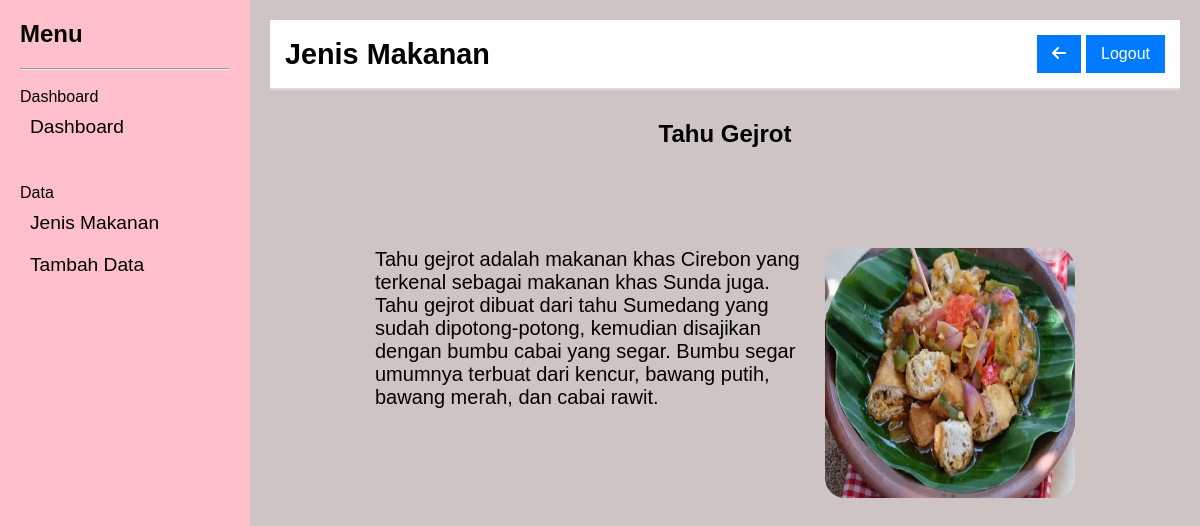
Page /lihat.php?id=7 on the committed database.
### tables this page shows
CREATE TABLE `jenismakanan` (
  `id` int(11) NOT NULL,
  `name` varchar(25) NOT NULL,
  `image` text NOT NULL,
  `deskripsi` text NOT NULL
);

### lihat.php (the view, shortened to what this page needs)
<?php
require_once "./koneksi.php";
$id = $_GET['id'];
$mkaanan = $db->query("SELECT * FROM jenismakanan WHERE id = $id")->fetch_array();
?>
<!DOCTYPE html>
<html lang="en">
<head>
    <link rel="stylesheet" href="style.css?v=<?= time() ?>" />
    <link rel="stylesheet" href="https://cdnjs.cloudflare.com/ajax/libs/font-awesome/6.6.0/css/all.min.css" />
</head>
<body>
    <div class="container">
        <aside class="sidebar">
            <h2>Menu</h2>
            <hr>
            <br>
            Dashboard
            <ul>
                <li><a href="./">Dashboard</a></li>
            </ul>
            <br>
            <br>
            Data
            <ul>
                <li><a href="./jenismakanan.php">Jenis Makanan</a></li>
                <li><a href="./tambahdata.php">Tambah Data</a></li>
            </ul>
        </aside>
        <main class="main-content">
            <header class="header">
                <h1>Jenis Makanan</h1>
                <div class="user-info">
                    <a href="./jenismakanan.php"><button><i class="fa fa-arrow-left"></i></button></a>
                    <a href="login.php"><button>Logout</button></a>
                </div>
            </header>
            <section class="content">
                <div class="makanan-details">
                    <h1><?= $mkaanan['name'] ?></h1>
                    <div class="makanan-details-row">
                        <img src="uploads/<?= $mkaanan['image'] ?>" alt="XXXX">
                        <p class="makanan-deskripsi">
                            <?= $mkaanan['deskripsi'] ?>
                        </p>
                    </div>
                </div>
            </section>
        </main>
    </div>
</body>
</html>

### style.css (style rules this page uses)
* { margin: 0; padding: 0; box-sizing: border-box; }
body { font-family: Arial, sans-serif; background-color: rgb(206, 196, 196); }
.container { display: flex; height: 100vh; }
.sidebar { width: 250px; height: 100vh; position: fixed; background-color: pink; padding: 20px; }
.sidebar h2 { font-size: 1.5em; margin-bottom: 20px; }
.sidebar ul { list-style-type: none; }
.sidebar ul li { padding: 10px; }
.sidebar ul li a { color: black; text-decoration: none; font-size: 1.2em; }
.main-content { flex-grow: 1; padding: 20px; margin-left: 250px; }
.header { display: flex; justify-content: space-between; align-items: center; background-color: #fff; padding: 15px; border-bottom: 2px solid #ddd; }
.header h1 { font-size: 1.8em; }
.user-info { display: flex; align-items: center; gap: 5px; }
.user-info button { padding: 10px 15px; border: none; background-color: #007bff; color: #fff; font-size: 1em; cursor: pointer; }
.content { display: flex; flex-wrap: wrap; }
.makanan-details { display: flex; flex-direction: column; gap: 100px; width: 700px; margin-top: 30px; align-items: center; margin-left: auto; margin-right: auto; }
.makanan-details-row { display: flex; gap: 20px; flex-direction: row-reverse; justify-content: space-between; }
.makanan-details img { border-radius: 20px; width: 250px; height: 250px; }
.makanan-deskripsi { font-size: 20px; }

### rows in the picture
jenismakanan: name "Tahu Gejrot", image (picture), deskripsi "Tahu gejrot adalah makanan khas Cirebon yang terkenal sebagai makanan khas Sunda juga. Tahu gejrot dibuat dari tahu Sumedang yang sudah dipotong-potong, kemudian disajikan dengan bumbu cabai yang segar. Bumbu segar umumnya terbuat dari kencur, bawang putih, bawang merah, dan cabai rawit."
